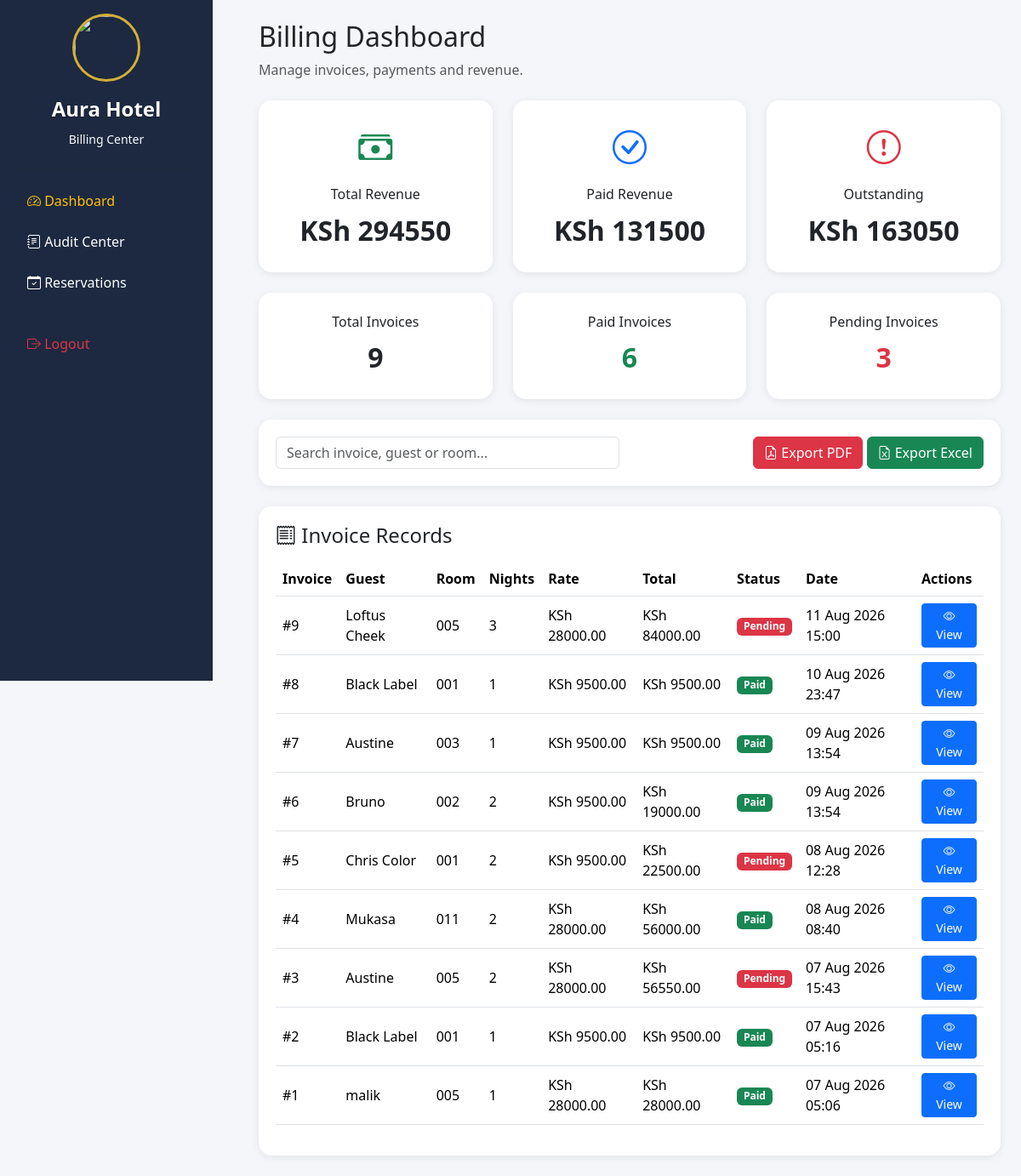
The app's page /billing/ with its own data.
### billing/models.py (models this page shows, shortened)
class Invoice(models.Model):
    STATUS_CHOICES = (
        ('Pending', 'Pending'),
        ('Paid', 'Paid'),
    )
    reservation = models.OneToOneField(
        Reservation,
        on_delete=models.CASCADE
    )
    nights = models.IntegerField(default=1)
    room_rate = models.DecimalField(
        max_digits=10,
        decimal_places=2
    )
    room_charge = models.DecimalField(
        max_digits=10,
        decimal_places=2
    )
    extra_charges = models.DecimalField(
        max_digits=10,
        decimal_places=2,
        default=0
    )
    total_amount = models.DecimalField(
        max_digits=10,
        decimal_places=2
    )
    status = models.CharField(
        max_length=20,
        choices=STATUS_CHOICES,
        default='Pending'
    )
    created_at = models.DateTimeField(
        auto_now_add=True
    )
    from django.db import models

### reservations/models.py (models this page shows, shortened)
class Reservation(models.Model):
    STATUS_CHOICES = [
        ('Booked', 'Booked'),
        ('Checked In', 'Checked In'),
        ('Pending Checkout', 'Pending Checkout'),
        ('Completed', 'Completed'),
        ('Cancelled', 'Cancelled'),
    ]
    PAYMENT_CHOICES = [
        ('Pending', 'Pending'),
        ('Paid', 'Paid'),
    ]
    user = models.ForeignKey(
        User,
        on_delete=models.CASCADE,
        null=True,
        blank=True
    )
    guest_name = models.CharField(max_length=100)
    email = models.EmailField()
    phone = models.CharField(max_length=20)
    room = models.ForeignKey(
        Room,
        on_delete=models.CASCADE
    )
    check_in = models.DateField()
    check_out = models.DateField()
    check_in_time = models.DateTimeField(
        null=True,
        blank=True
    )
    check_out_time = models.DateTimeField(
        null=True,
        blank=True
    )
    guests = models.IntegerField()
    special_requests = models.TextField(
        blank=True,
        null=True
    )
    status = models.CharField(
        max_length=20,
        choices=STATUS_CHOICES,
        default='Booked'
    )
    payment_status = models.CharField(
        max_length=20,
        choices=PAYMENT_CHOICES,
        default='Pending'
    )
    created_at = models.DateTimeField(
    auto_now_add=True
    )

### rooms/models.py (models this page shows, shortened)
class Room(models.Model):
    STATUS_CHOICES = [
        ('Available', 'Available'),
        ('Occupied', 'Occupied'),
        ('Cleaning', 'Cleaning'),
        ('Maintenance', 'Maintenance'),
    ]
    room_number = models.CharField(max_length=10)
    room_type = models.CharField(max_length=50)
    price = models.DecimalField(
        max_digits=10,
        decimal_places=2
    )
    status = models.CharField(
        max_length=20,
        choices=STATUS_CHOICES,
        default='Available'
    )

### billing/views.py (the view)
def billing_dashboard(request):
    invoices = Invoice.objects.select_related(
        'reservation',
        'reservation__room'
    ).order_by('-created_at')
    total_revenue = (
        Invoice.objects.aggregate(
            Sum('total_amount')
        )['total_amount__sum'] or 0
    )
    paid_revenue = (
        Invoice.objects.filter(
            status='Paid'
        ).aggregate(
            Sum('total_amount')
        )['total_amount__sum'] or 0
    )
    outstanding_revenue = (
        Invoice.objects.filter(
            status='Pending'
        ).aggregate(
            Sum('total_amount')
        )['total_amount__sum'] or 0
    )
    context = {
        'invoices': invoices,
        'total_revenue': total_revenue,
        'paid_revenue': paid_revenue,
        'outstanding_revenue': outstanding_revenue,
        'total_invoices':
            Invoice.objects.count(),
        'paid_invoices':
            Invoice.objects.filter(
                status='Paid'
            ).count(),
        'pending_invoices':
            Invoice.objects.filter(
                status='Pending'
            ).count(),
    }
    return render(
        request,
        'billing/billing_dashboard.html',
        context
    )

### billing/templates/billing/billing_dashboard.html (shortened to what this page needs)
{% load static %}
<!DOCTYPE html>
<html lang="en">
<head>
<link href="https://cdn.jsdelivr.net/npm/bootstrap@5.3.3/dist/css/bootstrap.min.css"
      rel="stylesheet">
<link rel="stylesheet"
      href="https://cdn.jsdelivr.net/npm/bootstrap-icons@1.11.3/font/bootstrap-icons.min.css">
</head>
<body>
<div class="d-flex">
    <div class="sidebar p-3">
        <div class="text-center mb-4">
            <img src="{% static 'images/logo.png' %}"
                 class="logo-circle mb-2">
            <h4>Aura Hotel</h4>
            <small class="text-light">
                Billing Center
            </small>
        </div>
        <hr>
        <ul class="nav flex-column">
            <li class="nav-item mb-2">
                <a href="{% url 'billing_dashboard' %}"
                   class="nav-link text-warning">
                    <i class="bi bi-speedometer2"></i>
                    Dashboard
                </a>
            </li>
            <li class="nav-item mb-2">
                <a href="{% url 'audit_dashboard' %}"
                   class="nav-link">
                    <i class="bi bi-journal-text"></i>
                    Audit Center
                </a>
            </li>
            <li class="nav-item mb-2">
                <a href="{% url 'reservation_management' %}"
                   class="nav-link">
                    <i class="bi bi-calendar-check"></i>
                    Reservations
                </a>
            </li>
            <li class="nav-item mt-4">
                <a href="{% url 'logout' %}"
                   class="nav-link text-danger">
                    <i class="bi bi-box-arrow-right"></i>
                    Logout
                </a>
            </li>
        </ul>
    </div>
    <div class="main-content">
    <div class="flex-grow-1 p-4">
        <div class="mb-4">
            <h2>
                Billing Dashboard
            </h2>
            <p class="text-muted">
                Manage invoices, payments and revenue.
            </p>
        </div>
        <div class="row g-4 mb-4">
            <div class="col-lg-4">
                <div class="summary-card">
                    <i class="bi bi-cash-stack fs-1 text-success"></i>
                    <h6 class="mt-3">
                        Total Revenue
                    </h6>
                    <div class="summary-number">
                        KSh {{ total_revenue }}
                    </div>
                </div>
            </div>
            <div class="col-lg-4">
                <div class="summary-card">
                    <i class="bi bi-check-circle fs-1 text-primary"></i>
                    <h6 class="mt-3">
                        Paid Revenue
                    </h6>
                    <div class="summary-number">
                        KSh {{ paid_revenue }}
                    </div>
                </div>
            </div>
            <div class="col-lg-4">
                <div class="summary-card">
                    <i class="bi bi-exclamation-circle fs-1 text-danger"></i>
                    <h6 class="mt-3">
                        Outstanding
                    </h6>
                    <div class="summary-number">
                        KSh {{ outstanding_revenue }}
                    </div>
                </div>
            </div>
        </div>
        <div class="row g-4 mb-4">
            <div class="col-md-4">
                <div class="summary-card">
                    <h6>Total Invoices</h6>
                    <div class="summary-number">
                        {{ total_invoices }}
                    </div>
                </div>
            </div>
            <div class="col-md-4">
                <div class="summary-card">
                    <h6>Paid Invoices</h6>
                    <div class="summary-number text-success">
                        {{ paid_invoices }}
                    </div>
                </div>
            </div>
            <div class="col-md-4">
                <div class="summary-card">
                    <h6>Pending Invoices</h6>
                    <div class="summary-number text-danger">
                        {{ pending_invoices }}
                    </div>
                </div>
            </div>
        </div>
        <div class="table-card mb-4">
            <div class="row">
                <div class="col-md-6">
                    <input type="text"
                           id="searchInput"
                           class="form-control"
                           placeholder="Search invoice, guest or room...">
                </div>
                <div class="col-md-6 text-end">
                    <a href="{% url 'export_invoice_pdf' %}"
                       class="btn btn-danger">
                        <i class="bi bi-file-earmark-pdf"></i>
                        Export PDF
                    </a>
                    <a href="{% url 'export_invoice_excel' %}"
                       class="btn btn-success">
                        <i class="bi bi-file-earmark-excel"></i>
                        Export Excel
                    </a>
                </div>
            </div>
        </div>
        <div class="table-card">
            <h4 class="mb-3">
                <i class="bi bi-receipt"></i>
                Invoice Records
            </h4>
            <div class="table-responsive">
                <table class="table table-hover align-middle"
                       id="invoiceTable">
                    <thead>
                        <tr>
                            <th>Invoice</th>
                            <th>Guest</th>
                            <th>Room</th>
                            <th>Nights</th>
                            <th>Rate</th>
                            <th>Total</th>
                            <th>Status</th>
                            <th>Date</th>
                            <th>Actions</th>
                        </tr>
                    </thead>
                    <tbody>
                    {% for invoice in invoices %}
                    <tr>
                        <td>
                            #{{ invoice.id }}
                        </td>
                        <td>
                            {{ invoice.reservation.guest_name }}
                        </td>
                        <td>
                            {{ invoice.reservation.room.room_number }}
                        </td>
                        <td>
                            {{ invoice.nights }}
                        </td>
                        <td>
                            KSh {{ invoice.room_rate }}
                        </td>
                        <td>
                            KSh {{ invoice.total_amount }}
                        </td>
                        <td>
                            {% if invoice.status == 'Paid' %}
                            <span class="badge bg-success">
                                Paid
                            </span>
                            {% else %}
                            <span class="badge bg-danger">
                                Pending
                            </span>
                            {% endif %}
                        </td>
                        <td>
                            {{ invoice.created_at|date:"d M Y H:i" }}
                        </td>
                        <td>
                            <a href="{% url 'invoice_detail' invoice.id %}"
                            class="btn btn-primary btn-sm">
                                <i class="bi bi-eye"></i>
                                View
                            </a>
                        </td>
                    </tr>
                    {% endfor %}
                    </tbody>
                </table>
            </div>
        </div>
    </div>
    </div>
</div>
</body>
</html>

### billing/templates/billing/billing_dashboard.html (style rules this page uses)
body { background:#f4f6f9; }
.sidebar { position: fixed; top: 0; left: 0; width: 250px; height: 100vh; overflow-y: auto; background: #1c2940; z-index: 1000; }
.sidebar h4 { color: #ffffff; font-weight: 700; margin-top: 10px; text-shadow: 0 1px 2px rgba(0,0,0,.3); }
.main-content { margin-left: 280px; }
.sidebar .nav-link { color:white; border-radius:10px; }
.summary-card { background:white; border-radius:15px; padding:25px; text-align:center; box-shadow:0 2px 10px rgba(0,0,0,.08); transition:.3s; }
.summary-number { font-size:2rem; font-weight:bold; }
.table-card { background:white; border-radius:15px; padding:20px; box-shadow:0 2px 10px rgba(0,0,0,.08); }
.logo-circle { width:80px; height:80px; border-radius:50%; object-fit:cover; border:3px solid #d4af37; }

### records on screen
Invoice: id "9", reservation.guest_name "Loftus Cheek", reservation.room.room_number "005", nights "3", room_rate "28000.00", total_amount "84000.00", status "Pending", created_at "11 Aug 2026 15:00"
Invoice: id "8", reservation.guest_name "Black Label", reservation.room.room_number "001", nights "1", room_rate "9500.00", total_amount "9500.00", status "Paid", created_at "10 Aug 2026 23:47"
Invoice: id "7", reservation.guest_name "Austine", reservation.room.room_number "003", nights "1", room_rate "9500.00", total_amount "9500.00", status "Paid", created_at "09 Aug 2026 13:54"
Invoice: id "6", reservation.guest_name "Bruno", reservation.room.room_number "002", nights "2", room_rate "9500.00", total_amount "19000.00", status "Paid", created_at "09 Aug 2026 13:54"
Invoice: id "5", reservation.guest_name "Chris Color", reservation.room.room_number "001", nights "2", room_rate "9500.00", total_amount "22500.00", status "Pending", created_at "08 Aug 2026 12:28"
Invoice: id "4", reservation.guest_name "Mukasa", reservation.room.room_number "011", nights "2", room_rate "28000.00", total_amount "56000.00", status "Paid", created_at "08 Aug 2026 08:40"
Invoice: id "3", reservation.guest_name "Austine", reservation.room.room_number "005", nights "2", room_rate "28000.00", total_amount "56550.00", status "Pending", created_at "07 Aug 2026 15:43"
Invoice: id "2", reservation.guest_name "Black Label", reservation.room.room_number "001", nights "1", room_rate "9500.00", total_amount "9500.00", status "Paid", created_at "07 Aug 2026 05:16"
Invoice: id "1", reservation.guest_name "malik", reservation.room.room_number "005", nights "1", room_rate "28000.00", total_amount "28000.00", status "Paid", created_at "07 Aug 2026 05:06"

### other values on screen
{{ total_revenue }} "294550"
{{ paid_revenue }} "131500"
{{ outstanding_revenue }} "163050"
{{ total_invoices }} "9"
{{ paid_invoices }} "6"
{{ pending_invoices }} "3"
